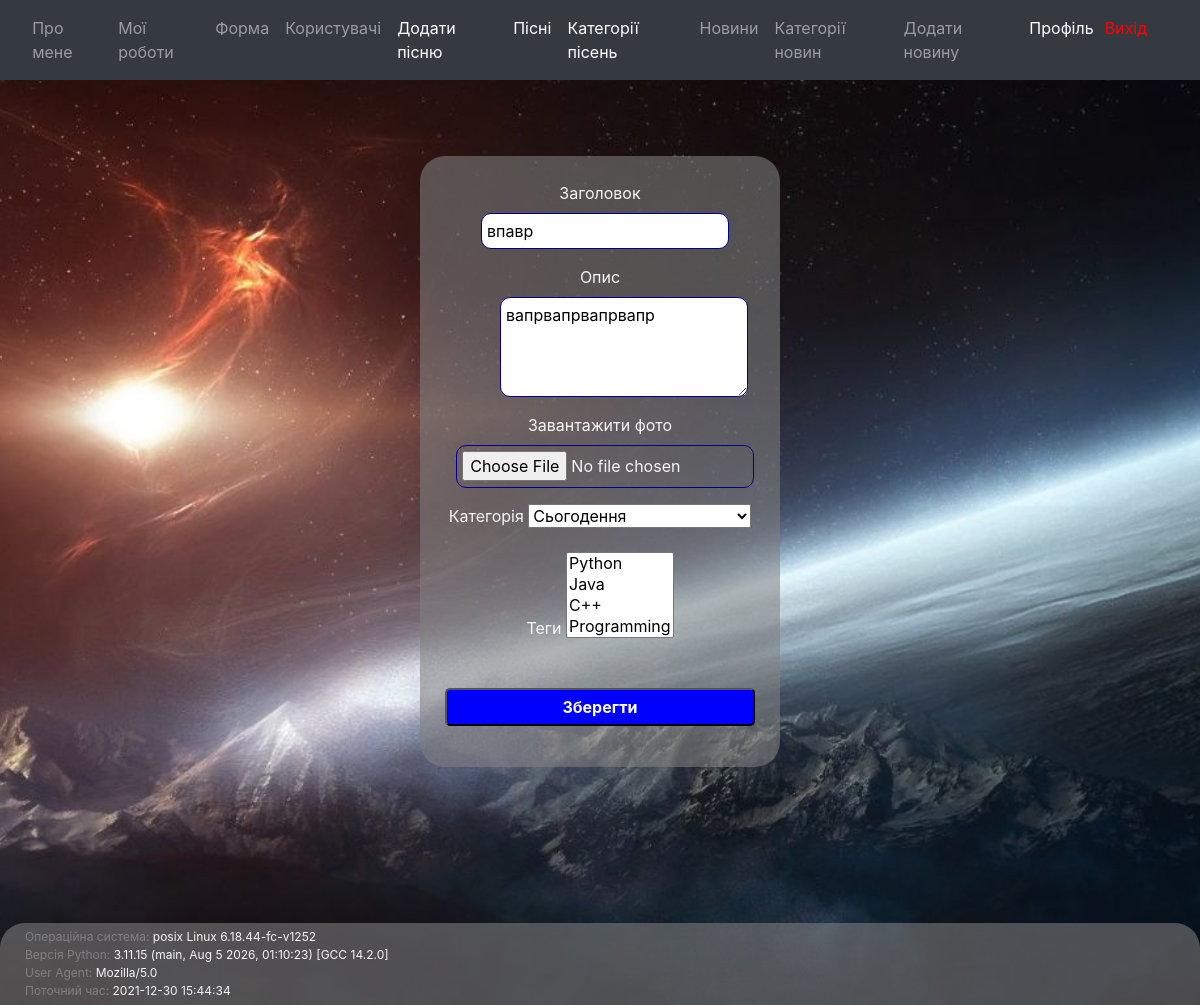
Page /post/update/1 (signed in) on the committed database.
### app/posts/models.py (models this page shows)
class Post(db.Model):
    id = db.Column(db.Integer, primary_key=True)
    title = db.Column(db.String(50), nullable=False)
    description = db.Column(db.Text, nullable=True)
    image = db.Column(db.String(20), nullable=False, default='default_post.png')
    created = db.Column(db.DateTime, default=db.func.now())
    is_enabled = db.Column(db.Boolean, default=True, nullable=False)
    user_id = db.Column(db.Integer, db.ForeignKey('user.id'), nullable=False)
    category_id = db.Column(db.Integer, db.ForeignKey('category.id'), nullable=False)
    tags = db.relationship("Tag", secondary=post_tags_identifier)
    category = db.relationship("Category", back_populates="posts")

### app/posts/views.py (the view, shortened to what this page needs)
@post_blueprint.route('/update/<pk>', methods=['GET', 'POST'])
def update_post(pk):
    post = Post.query.get_or_404(pk)
    if current_user.id != post.user_id:
        flash('Ця дія заборонена! Пост не є ваш!', category='error')
        return redirect(url_for('post.view_detail', pk=pk))
    form = PostForm()
    categories = Category.query.all()
    tags = Tag.query.all()
    form.category.choices = [(category.id, category.name)
                             for category in categories]
    form.tags.choices = [(tag.id, tag.name) for tag in tags]
    form.category.data = post.category_id
    form.category.default = post.category_id
    form.tags.data = [tag.id for tag in post.tags]
    form.process()
    form.title.data = post.title
    form.description.data = post.description
    return render_template('update_post.html', form=form, data=getFooterData())

### app/posts/forms.py
class PostForm(FlaskForm):
    title = StringField('Заголовок', validators=[InputRequired(), Length(min=2, max=60)])
    description = TextAreaField('Опис', validators=[Length(max=500)])
    image = FileField('Завантажити фото', validators=[FileAllowed(['jpg', 'png'])])
    category = SelectField('Категорія', validators=[InputRequired()])
    tags = SelectMultipleField("Теги", validators=[InputRequired()], coerce=int)
    submit = SubmitField('')

### app/auth/models.py (called while the page is built)
@login_manager.user_loader
def user_loader(user_id):
    return User.query.get(int(user_id))

### app/posts/getFunction.py (called while the page is built)
def getFooterData():
    OS_info = os.name + " " + platform.system() + " " + platform.release()
    current_datetime = datetime.now()
    userAgent = request.headers.get('User-Agent')
    pythonVersion = sys.version
    return [OS_info, pythonVersion, userAgent, current_datetime]

### app/posts/templates/update_post.html (shortened to what this page needs)
{% from "_render_field.html" import render_field %}
{% extends "baseTemplate.html" %}
{%block content %}
    <form method="POST" enctype="multipart/form-data">
    <div id="create-post">
        <div>
            <p>{{ render_field(form.title, id="create-post-title") }}</p>
            <p>{{ render_field(form.description, id="create-post-content") }}</p>
            <p>{{ render_field(form.image, id="create-post-picture") }}</p>
            <p>{{ render_field(form.category, id="create-post-type") }}</p>
            <p>{{ render_field(form.tags, id="create-post-type") }}</p>
            <p>{{ render_field(form.submit, value='Зберегти', id="create-post-submit_btn") }}</p>
        </div>
    </div>
</form>
{% endblock %}

### app/templates/_render_field.html (shortened to what this page needs)
{% macro render_field(field) %}
{{ field.label }}
{{ field(**kwargs)|safe }}
{% endmacro %}

### app/static/css/main.css (style rules this page uses)
body { height: 100%; background: url('../images/fon2.jpg') no-repeat fixed center center; -webkit-background-size: cover; -moz-background-size: cover; -o-background-size: cover; background-size: cover; }
#create-post { text-align: center; margin: 13% auto; padding: 25px; width: 30%; min-height: 100px; background-color: rgba(128, 128, 128, 0.57); border-radius: 25px; color: whitesmoke; }
#create-post-title { margin-left: 10px; width: 80%; border-radius: 10px; border: 1px solid darkblue; padding: 5px; }
#create-post-content { margin-left: 48px; width: 80%; height: 100px; border-radius: 10px; border: 1px solid darkblue; vertical-align: top; padding: 5px; }
#create-post-picture { margin-left: 10px; width: 96%; height: 43px; border-radius: 10px; border: 1px solid darkblue; vertical-align: top; padding: 5px; }
#create-post-submit_btn { margin-left: auto; margin-right: auto; background: blue; color: white; width: 100%; border-radius: 5px; padding: 5px; font-weight: bold; }

### rows in the picture
Post: title "впавр", description "вапрвапрвапрвапр", category "Сьогодення"

### other values in the picture
{{ field.label }} "Заголовок Опис Завантажити фото Категорія Теги"
{{ data[0] }} "posix Linux 6.18.44-fc-v1252"
{{ data[1] }} "3.11.15 (main, Aug 5 2026, 01:10:23) [GCC 14.2.0]"
{{ data[2] }} "Mozilla/5.0"
{{ data[3] }} "2021-12-30 15:44:34"
